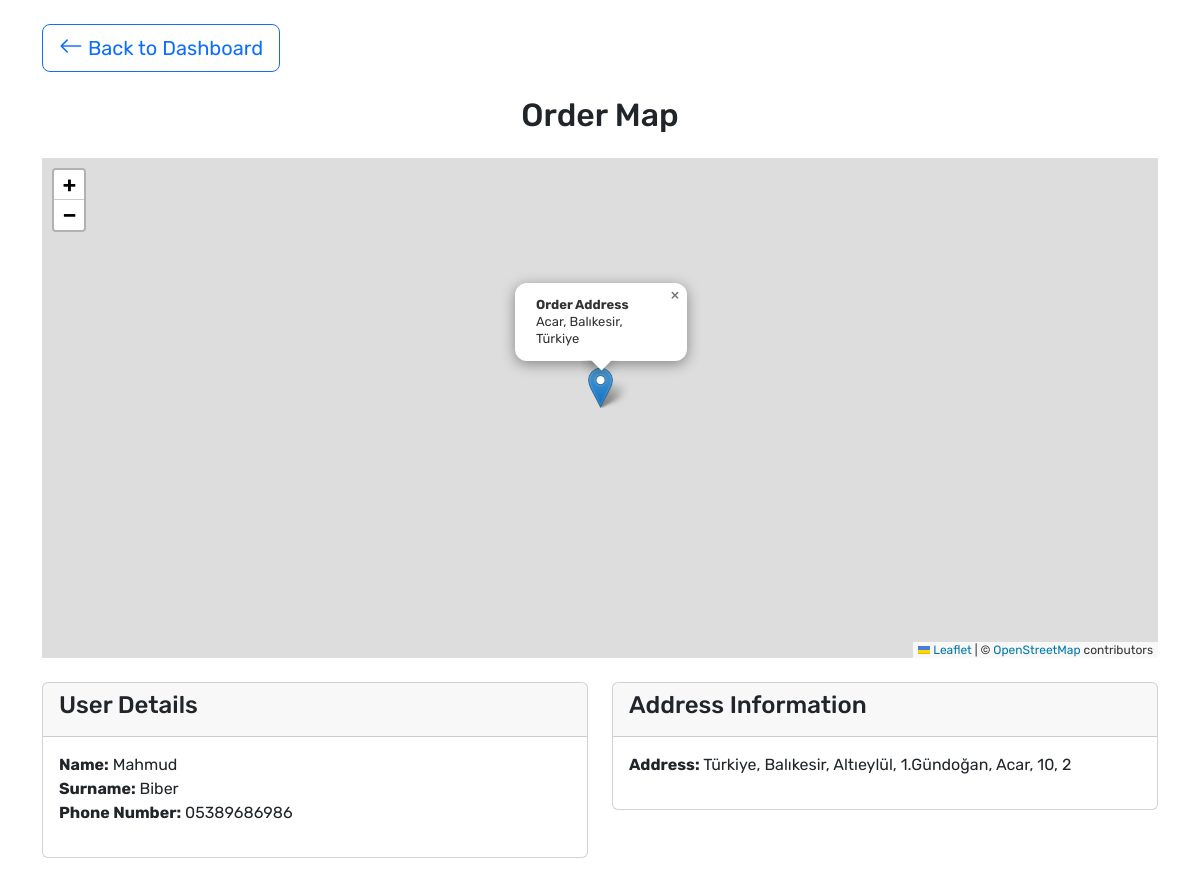
The app's page /order/20/map/ with its own data.
### waterproject/models.py (models this page shows, shortened)
class PersonalInfo(models.Model):
    user = models.OneToOneField(settings.AUTH_USER_MODEL, on_delete=models.CASCADE, related_name='personalinfo')
    name = models.CharField(max_length=100, blank=True, null=True)
    surname = models.CharField(max_length=100, blank=True, null=True)
    email = models.EmailField(max_length=254, blank=True, null=True)
    phone = models.CharField(
        max_length=11,  #
        blank=True,
        null=False,
        validators=[
            RegexValidator(
                regex=r'^05\d{9}$',
                code='invalid_phone'
            )
        ]
    )
    gender = models.CharField(max_length=10, blank=True, null=True,
                              choices=[('Male', 'Male'), ('Female', 'Female'), ('Other', 'Other')])

class Address(models.Model):
    user = models.ForeignKey(User, on_delete=models.CASCADE, related_name='addresses')
    city = models.CharField(max_length=100, verbose_name='City')
    district = models.CharField(max_length=100, verbose_name='District')
    neighborhood = models.CharField(max_length=100, verbose_name='Neighborhood')
    street = models.CharField(max_length=255, verbose_name='Street')
    building_number = models.CharField(max_length=10, verbose_name='Building Number')
    floor = models.CharField(max_length=10, verbose_name='Floor')
    postal_code = models.CharField(max_length=20, verbose_name='Postal Code', blank=True, null=True)
    country = models.CharField(max_length=100, default='Türkiye', verbose_name='Country')
    latitude = models.FloatField(blank=True, null=True)
    longitude = models.FloatField(blank=True, null=True)
    created_at = models.DateTimeField(auto_now_add=True)

### waterproject/views.py (the view)
# urls.py: path('order/<int:order_id>/map/', show_order_map, name='show_order_map'),
def show_order_map(request, order_id):
    order = get_object_or_404(Order, pk=order_id)
    address = Address.objects.filter(user=order.user).first()
    personal_info = PersonalInfo.objects.filter(user=order.user).first()
    context = {
        'address': address,
        'personal_info': personal_info
    }
    return render(request, 'address_view.html', context)

### waterproject/templates/address_view.html (shortened to what this page needs)
{% extends "dashboardbase.html" %}
{% load static %}
{% block content %}
    <div class="container my-4">
        <div class="d-flex justify-content-between align-items-center mb-4">
            <a href="{% url 'staff_dashboard' %}" class="btn btn-outline-primary btn-lg">
                <i class="bi bi-arrow-left"></i> Back to Dashboard
            </a>
        </div>
        <h2 class="text-center mb-4">Order Map</h2>
        <div id="map" class="mb-4" style="height: 500px;"></div>
        <div class="row">
            <div class="col-md-6 mb-4">
                <div class="card">
                    <div class="card-header">
                        <h4>User Details</h4>
                    </div>
                    <div class="card-body">
                        {% if personal_info %}
                            <ul class="list-unstyled">
                                <li><strong>Name:</strong> {{ personal_info.name }}</li>
                                <li><strong>Surname:</strong> {{ personal_info.surname }}</li>
                                <li><strong>Phone Number:</strong> {{ personal_info.phone }}</li>
                            </ul>
                        {% else %}
                            <p class="text-muted">No personal information available.</p>
                        {% endif %}
                    </div>
                </div>
            </div>
            <div class="col-md-6 mb-4">
                <div class="card">
                    <div class="card-header">
                        <h4>Address Information</h4>
                    </div>
                    <div class="card-body">
                        {% if address %}
                            <ul class="list-unstyled">
                                <li>
                                    <strong>Address:</strong> {{ address.country }}, {{ address.city }}, {{ address.district }},
                                    {{ address.neighborhood }}, {{ address.street }}, {{ address.building_number }}, {{ address.floor }}
                                </li>
                            </ul>
                        {% else %}
                            <p class="text-muted">No address information available.</p>
                        {% endif %}
                    </div>
                </div>
            </div>
        </div>
    </div>
    <link rel="stylesheet" href="https://unpkg.com/leaflet/dist/leaflet.css"/>
{% endblock %}

### static/css/userpage.css (style rules this page uses)
* { font-family: "Rubik"; }
body { margin: 0; }
.btn i { font-size: 24px; }

### records on screen
PersonalInfo: name "Mahmud", surname "Biber", phone "05389686986"
Address: country "Türkiye", city "Balıkesir", district "Altıeylül", neighborhood "1.Gündoğan", street "Acar", building_number "10", floor "2"
